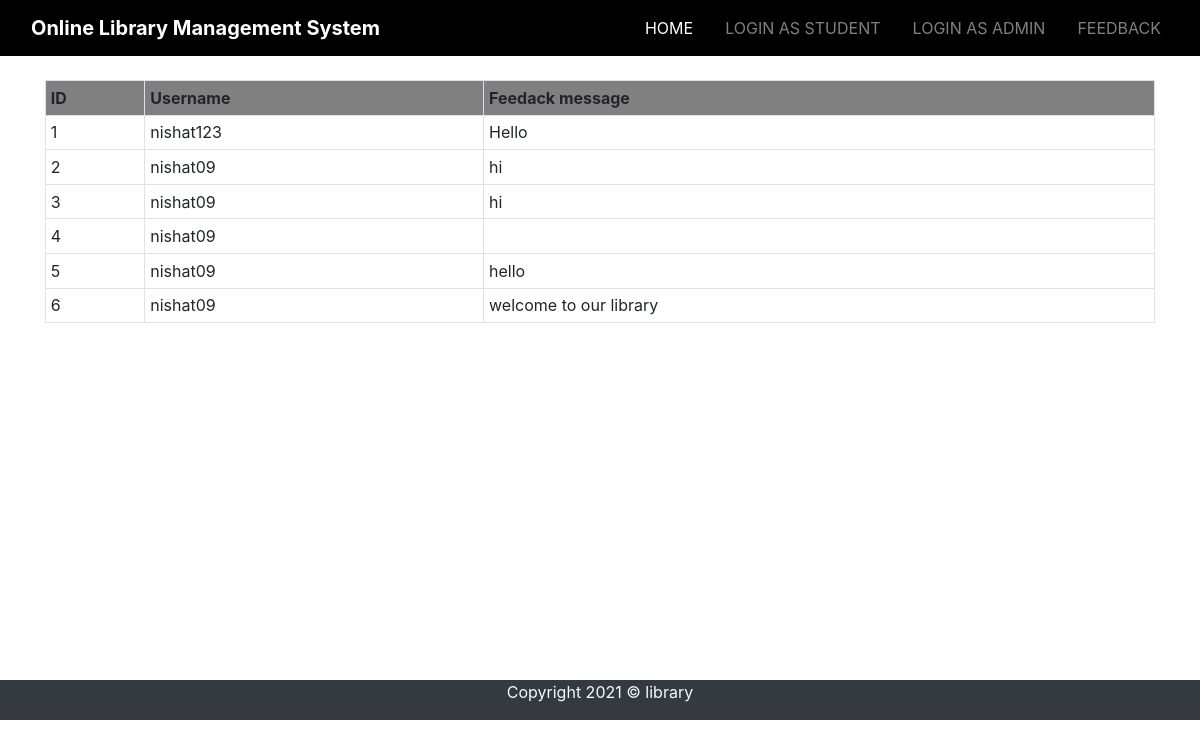
Screenshot of /s_feedback.php with the database file from the repository.
### tables this page shows
CREATE TABLE `feedback` (
  `feedback_id` int(11) NOT NULL,
  `user` varchar(255) NOT NULL,
  `mgs` text NOT NULL
);

### src/s_feedback.php (the view, shortened to what this page needs)
<?php
include "student/link.php";
 ?>
 <!DOCTYPE html>
 <html lang="en">
 <head>
     <link rel="stylesheet" href="css/bootstrap.css">
     <link href="https://stackpath.bootstrapcdn.com/font-awesome/4.7.0/css/font-awesome.min.css" rel="stylesheet">
     <link rel="stylesheet" href="css/style.css">
 </head>
 <body>
  <nav class="navbar navbar-dark navbar-expand-md">
    <div class="container-fluid">
      <a href="index.php"  class="navbar-brand display-1 font-weight-bold">Online Library Management System </a>
      <div id="navbarNav" class="collapse navbar-collapse">
        <ul class="navbar-nav ml-auto">
          <li class="nav-item">
            <a href="index.php" class="nav-link active">Home</a>
          </li>
          <li class="nav-item">
            <a href="student/student_login.php" class="nav-link">Login as Student</a>
          </li>
          <li class="nav-item">
            <a href="admin/admin_login.php" class="nav-link">Login as admin</a>
          </li>
          <li class="nav-item">
            <a href="s_feedback.php" class="nav-link">Feedback</a>
          </li>
        </ul>
      </div>
  </div>
</nav><br>
<div class="container">
      <section style="height:600px;">
      <?php
      $sql="select * from feedback";
      $query=mysqli_query($dblink,$sql);
      if(mysqli_num_rows($query)==0)
      {
        echo "Sorry..! Feedback table is empty";
      }
      else{
        echo "<table class='table table-bordered table-hover table-sm' id='dtHorizontalVerticalExample'>";
        echo "<tr style='background-color:gray;'>";
        echo "<th>"; echo "ID"; echo "</th>";
        echo "<th>"; echo "Username"; echo "</th>";
        echo "<th>"; echo "Feedack message"; echo "</th>";
        echo "</tr>";
        while($row=mysqli_fetch_assoc($query))
        {
          echo "<tr>";
          echo "<td>";echo $row['feedback_id']; echo "</td>";
          echo "<td>";echo $row['user']; echo "</td>";
          echo "<td>";echo $row['mgs']; echo "</td>";
          echo "</tr>";
        }
        echo "</table>";
      }
       ?>
</section>
</div>
     <footer class="bg-dark text-light text-center">
       <div class="container">
         <div class="row">
           <div class="col">
             <p>Copyright 2021 &copy; library</p>
           </div>
         </div>
       </div>
     </footer>
   </body>
 </html>

### src/css/style.css (style rules this page uses)
.navbar { background-color: #000; }
.navbar .nav-item { padding-left: 1em; margin-left: 0em; margin-right: 0em; }
.navbar .nav-item .nav-link { text-transform: uppercase; }

### rows the page displays
feedback: feedback_id "1", user "nishat123", mgs "Hello"
feedback: feedback_id "2", user "nishat09", mgs "hi"
feedback: feedback_id "3", user "nishat09", mgs "hi"
feedback: feedback_id "4", user "nishat09"
feedback: feedback_id "5", user "nishat09", mgs "hello"
feedback: feedback_id "6", user "nishat09", mgs "welcome to our library"
